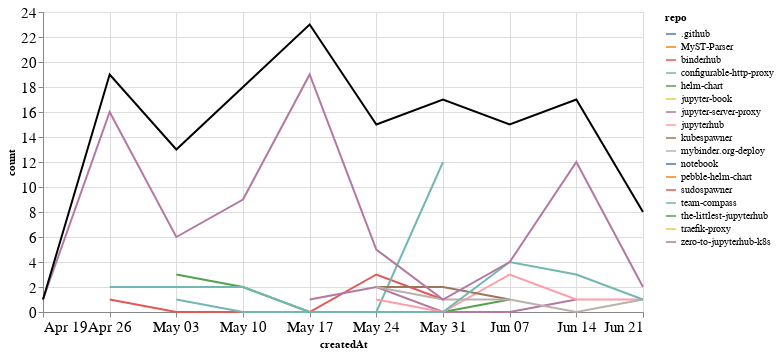

Here is the notebook cell this chart was saved with:
### Markdown cell above
## Comments

### Code cell
comments_time = comments.groupby('repo').resample('W', on='createdAt').count()['author'].reset_index()
comments_time = comments_time.rename(columns={'author': 'count'})
comments_time_total = comments_time.groupby('createdAt').agg({"count": "sum"}).reset_index()
ch1 = alt.Chart(comments_time, width=600).mark_line().encode(
    x='createdAt',
    y='count',
    color='repo',
    tooltip="repo"
)

ch2 = alt.Chart(comments_time_total, width=600).mark_line(color="black").encode(
    x='createdAt',
    y='count',
)

ch1 + ch2

### Figure 1 — Vega-Lite specification as saved in the notebook (floating-point values rounded to 4 significant figures)
{"config": {"axisLeft": {"labelFontSize": 15}, "axisBottom": {"labelFontSize": 15}}, "layer": [{"data": {"name": "data-3345ff7905889a13b9650cf5b5dc09fb"}, "mark": "line", "encoding": {"color": {"type": "nominal", "field": "repo"}, "tooltip": {"type": "nominal", "field": "repo"}, "x": {"type": "temporal", "field": "createdAt"}, "y": {"type": "quantitative", "field": "count"}}, "width": 600}, {"data": {"name": "data-46e9d13f704a2b09cad5ae4108437c1e"}, "mark": {"type": "line", "color": "black"}, "encoding": {"x": {"type": "temporal", "field": "createdAt"}, "y": {"type": "quantitative", "field": "count"}}, "width": 600}], "$schema": "https://vega.github.io/schema/vega-lite/v4.8.1.json", "datasets": {"data-3345ff7905889a13b9650cf5b5dc09fb": [{"repo": ".github", "createdAt": "2020-05-03T00:00:00", "count": 1}, {"repo": "MyST-Parser", "createdAt": "2020-05-10T00:00:00", "count": 3}, {"repo": "binderhub", "createdAt": "2020-04-26T00:00:00", "count": 1}, {"repo": "binderhub", "createdAt": "2020-05-03T00:00:00", "count": 0}, {"repo": "binderhub", "createdAt": "2020-05-10T00:00:00", "count": 0}, {"repo": "binderhub", "createdAt": "2020-05-17T00:00:00", "count": 0}, {"repo": "binderhub", "createdAt": "2020-05-24T00:00:00", "count": 3}, {"repo": "binderhub", "createdAt": "2020-05-31T00:00:00", "count": 1}, {"repo": "configurable-http-proxy", "createdAt": "2020-05-03T00:00:00", "count": 1}, {"repo": "configurable-http-proxy", "createdAt": "2020-05-10T00:00:00", "count": 0}, {"repo": "configurable-http-proxy", "createdAt": "2020-05-17T00:00:00", "count": 0}, {"repo": "configurable-http-proxy", "createdAt": "2020-05-24T00:00:00", "count": 0}, {"repo": "configurable-http-proxy", "createdAt": "2020-05-31T00:00:00", "count": 12}, {"repo": "helm-chart", "createdAt": "2020-05-03T00:00:00", "count": 3}, {"repo": "helm-chart", "createdAt": "2020-05-10T00:00:00", "count": 2}, {"repo": "helm-chart", "createdAt": "2020-05-17T00:00:00", "count": 0}, {"repo": "helm-chart", "createdAt": "2020-05-24T00:00:00", "count": 0}, {"repo": "helm-chart", "createdAt": "2020-05-31T00:00:00", "count": 0}, {"repo": "helm-chart", "createdAt": "2020-06-07T00:00:00", "count": 1}, {"repo": "jupyter-book", "createdAt": "2020-05-10T00:00:00", "count": 1}, {"repo": "jupyter-server-proxy", "createdAt": "2020-05-17T00:00:00", "count": 1}, {"repo": "jupyter-server-proxy", "createdAt": "2020-05-24T00:00:00", "count": 2}, {"repo": "jupyter-server-proxy", "createdAt": "2020-05-31T00:00:00", "count": 0}, {"repo": "jupyter-server-proxy", "createdAt": "2020-06-07T00:00:00", "count": 0}, {"repo": "jupyter-server-proxy", "createdAt": "2020-06-14T00:00:00", "count": 1}, {"repo": "jupyterhub", "createdAt": "2020-05-24T00:00:00", "count": 1}, {"repo": "jupyterhub", "createdAt": "2020-05-31T00:00:00", "count": 0}, {"repo": "jupyterhub", "createdAt": "2020-06-07T00:00:00", "count": 3}, {"repo": "jupyterhub", "createdAt": "2020-06-14T00:00:00", "count": 1}, {"repo": "jupyterhub", "createdAt": "2020-06-21T00:00:00", "count": 1}, {"repo": "kubespawner", "createdAt": "2020-05-24T00:00:00", "count": 2}, {"repo": "kubespawner", "createdAt": "2020-05-31T00:00:00", "count": 2}, {"repo": "kubespawner", "createdAt": "2020-06-07T00:00:00", "count": 1}, {"repo": "mybinder.org-deploy", "createdAt": "2020-05-24T00:00:00", "count": 2}, {"repo": "mybinder.org-deploy", "createdAt": "2020-05-31T00:00:00", "count": 1}, {"repo": "mybinder.org-deploy", "createdAt": "2020-06-07T00:00:00", "count": 1}, {"repo": "mybinder.org-deploy", "createdAt": "2020-06-14T00:00:00", "count": 0}, {"repo": "mybinder.org-deploy", "createdAt": "2020-06-21T00:00:00", "count": 1}, {"repo": "notebook", "createdAt": "2020-05-17T00:00:00", "count": 1}, {"repo": "pebble-helm-chart", "createdAt": "2020-06-07T00:00:00", "count": 1}, {"repo": "sudospawner", "createdAt": "2020-06-21T00:00:00", "count": 3}, {"repo": "team-compass", "createdAt": "2020-04-26T00:00:00", "count": 2}, {"repo": "team-compass", "createdAt": "2020-05-03T00:00:00", "count": 2}, {"repo": "team-compass", "createdAt": "2020-05-10T00:00:00", "count": 2}, {"repo": "team-compass", "createdAt": "2020-05-17T00:00:00", "count": 0}, {"repo": "team-compass", "createdAt": "2020-05-24T00:00:00", "count": 0}, {"repo": "team-compass", "createdAt": "2020-05-31T00:00:00", "count": 0}, {"repo": "team-compass", "createdAt": "2020-06-07T00:00:00", "count": 4}, {"repo": "team-compass", "createdAt": "2020-06-14T00:00:00", "count": 3}, {"repo": "team-compass", "createdAt": "2020-06-21T00:00:00", "count": 1}, {"repo": "the-littlest-jupyterhub", "createdAt": "2020-05-10T00:00:00", "count": 1}, {"repo": "traefik-proxy", "createdAt": "2020-05-17T00:00:00", "count": 2}, {"repo": "zero-to-jupyterhub-k8s", "createdAt": "2020-04-19T00:00:00", "count": 1}, {"repo": "zero-to-jupyterhub-k8s", "createdAt": "2020-04-26T00:00:00", "count": 16}, {"repo": "zero-to-jupyterhub-k8s", "createdAt": "2020-05-03T00:00:00", "count": 6}, {"repo": "zero-to-jupyterhub-k8s", "createdAt": "2020-05-10T00:00:00", "count": 9}, {"repo": "zero-to-jupyterhub-k8s", "createdAt": "2020-05-17T00:00:00", "count": 19}, {"repo": "zero-to-jupyterhub-k8s", "createdAt": "2020-05-24T00:00:00", "count": 5}, {"repo": "zero-to-jupyterhub-k8s", "createdAt": "2020-05-31T00:00:00", "count": 1}, {"repo": "zero-to-jupyterhub-k8s", "createdAt": "2020-06-07T00:00:00", "count": 4}, {"repo": "zero-to-jupyterhub-k8s", "createdAt": "2020-06-14T00:00:00", "count": 12}, {"repo": "zero-to-jupyterhub-k8s", "createdAt": "2020-06-21T00:00:00", "count": 2}], "data-46e9d13f704a2b09cad5ae4108437c1e": [{"createdAt": "2020-04-19T00:00:00", "count": 1}, {"createdAt": "2020-04-26T00:00:00", "count": 19}, {"createdAt": "2020-05-03T00:00:00", "count": 13}, {"createdAt": "2020-05-10T00:00:00", "count": 18}, {"createdAt": "2020-05-17T00:00:00", "count": 23}, {"createdAt": "2020-05-24T00:00:00", "count": 15}, {"createdAt": "2020-05-31T00:00:00", "count": 17}, {"createdAt": "2020-06-07T00:00:00", "count": 15}, {"createdAt": "2020-06-14T00:00:00", "count": 17}, {"createdAt": "2020-06-21T00:00:00", "count": 8}]}}
